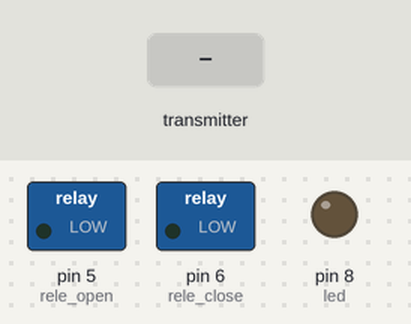
A sketch run on a simulated Arduino Uno, built with avr-gcc and run on an emulated ATmega328P. On the bench: switched loads named in the sketch (green lamp = pin HIGH), output pins drawn as LEDs (lit = HIGH). Dashed ring = blinking. The inputs (shaded band) are chosen by the test bench. No radio packets arrive unless stated; pins used as bus, display or sensor lines are not drawn; what the sketch prints to the serial monitor is not drawn.

Above: at 0.1 s.
At 1.06 s:
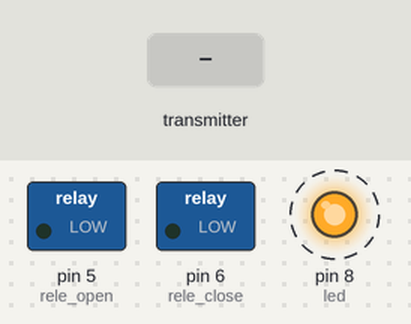
1.3 s: the transmitter starts sending door_action = 0
At 1.3 s:
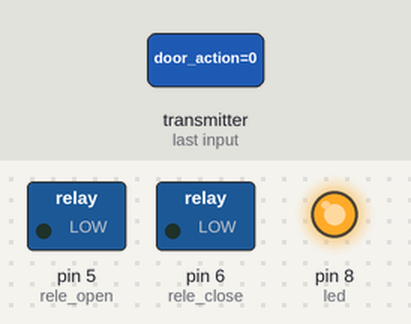
Timing chart, 0 to 10.3 s (numbered marks = the images above; inputs shaded):
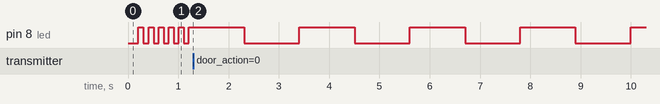

Measured:
- by itself, pin 8 (led): alternates HIGH for 1.1 s and LOW for 1.1 s

The sketch:

nano_server.ino
```cpp
#include <SPI.h>
#include "nRF24L01.h"
#include "RF24.h"

boolean DEBUG = true;

//
// Hardware configuration
//
int rele_open = 5;
int rele_close = 6;
int reset_pin = 7;

/* Door states:
 * 0 = error, probably communication blackout
 * 1 = close
 * 2 = open
 * 3 = noop (do nothing, all ok)
 */
unsigned long current_door_state = 3;
unsigned long last_door_state = 3;
unsigned long commanded_door_state = 3;

unsigned long min_state_timeout = 0;
unsigned long min_state_start_time = 600;
unsigned long min_state_stop_time = 600;
unsigned long noop_keep_state_timeout = 0;
unsigned long noop_keep_state_time = 15000;

unsigned long last_radio_recieve_millis = 0;
unsigned long radio_wd_time = 4000;

int led = 8;  // onboard led 13 is used by RF24 for clock o_O
boolean led_state = HIGH;
unsigned long led_time_ok = 1000;
unsigned long led_time_blackout = 50;
unsigned long led_timer = led_time_blackout;
unsigned long led_timer_start = millis();
unsigned long radio_led_blackout_treshold = 1000;

// Set up nRF24L01 radio on SPI bus plus pins 9 & 10
RF24 radio(9, 10);

//
// Topology
//
// Radio pipe addresses for the 2 nodes to communicate.
const uint64_t pipes[2] = { 0xF0F0F0F0E1LL, 0xE8E8F0F0E1LL };


void setup(void)
{
    // reset hack
    digitalWrite(reset_pin, HIGH);
    pinMode(reset_pin, OUTPUT);

    // releys
    pinMode(rele_open, OUTPUT);
    pinMode(rele_close, OUTPUT);
    digitalWrite(rele_open, LOW);
    digitalWrite(rele_close, LOW);

    // status LED
    pinMode(led, OUTPUT);


    // Setup and configure rf radio
    radio.begin();
    radio.setRetries(15, 15);  // optionally, increase the delay between retries & # of retries
    radio.setPayloadSize(8);  // optionally, reduce the payload size. seems to improve reliability
    radio.openWritingPipe(pipes[1]);
    radio.openReadingPipe(1, pipes[0]);

    if (DEBUG)
    {
        Serial.begin(115200);
        Serial.println("BEGIN");
    }
    radio.startListening();
}


void loop(void)
{
    radio_loop();
    door_loop();
    led_loop();
}


void door_loop()
{

    if (min_state_timeout > millis())
    {
        Serial.println("min_state_timeout in effect");
        return;

    }
    else
    {

        unsigned long next_door_state = current_door_state;

        // the logic if stopped
        if (current_door_state == 3)                                       // currently STOPPED
        {
            if (commanded_door_state != 3)                                       // and commanded to MOVE
            {
                next_door_state = commanded_door_state;
                min_state_timeout = millis() +  min_state_start_time;
            }
        }

        // the logic if moving
        if (current_door_state != 3)                                       // currently MOVING
        {
            if (commanded_door_state == 3)                                       // and commanded to STOP
            {
                next_door_state = 3;
                min_state_timeout = millis() + min_state_stop_time;
            }
            if (commanded_door_state != current_door_state)                      // and commanded to CHANGE DIRECTION
            {
                next_door_state = 3;
                min_state_timeout = millis() + min_state_stop_time;
            }
        }

        current_door_state = next_door_state;
    }


    //@TODO look at is_open and is_closed and oply fire relays if needed
    if (current_door_state == 1)
    {
        digitalWrite(rele_open, LOW);
        digitalWrite(rele_close, HIGH);
    }
    else if (current_door_state == 2)
    {
        digitalWrite(rele_close, LOW);
        digitalWrite(rele_open, HIGH);
    }
    else if (current_door_state == 3)
    {
        digitalWrite(rele_close, LOW);
        digitalWrite(rele_open, LOW);
    }
}


/*
 * Handles radio communication with C2,
 * i.e. sets "commanded_door_state" value.
 * Resets itself in case of radio blackout.
 */
void radio_loop()
{
    // Receive each packet, dump it out, and send it back
    if (radio.available())
    {
        // Dump the payloads until we've gotten everything
        unsigned long door_action;
        boolean done = false;

        while (!done)
        {
            // Fetch the payload, and see if this was the last one.
            done = radio.read(&door_action, sizeof(unsigned long));

            if (DEBUG)
            {
                Serial.print("Got payload:");
                Serial.println(door_action);
            }

            // Delay just a little bit to let the other unit
            // make the transition to receiver
            delay(20);
        }

        // First, stop listening so we can talk
        radio.stopListening();

        // Send the final one back.
        radio.write(&door_action, sizeof(unsigned long));

        // Now, resume listening so we catch the next packets.
        radio.startListening();

        // Set global variables
        commanded_door_state = door_action;
        last_radio_recieve_millis = millis();
    }

    // Reset if communication blackout
    if (millis() - last_radio_recieve_millis > radio_wd_time)
    {
        if (DEBUG) Serial.println("RESET");
        delay(100);
        digitalWrite(reset_pin, LOW);  // Pulling the RESET pin LOW triggers the reset.
    }

}

void led_loop()
{
    if ((last_radio_recieve_millis == 0) || (millis() - last_radio_recieve_millis > radio_led_blackout_treshold))
    {
        led_timer = led_time_blackout;
    }
    else
    {
        led_timer = led_time_ok;
    }
    if (millis() - led_timer_start > led_timer)
    {
        led_state = ! led_state;
        led_timer_start = millis();
        digitalWrite(led, led_state);
    }
    delay(100);
}
```
